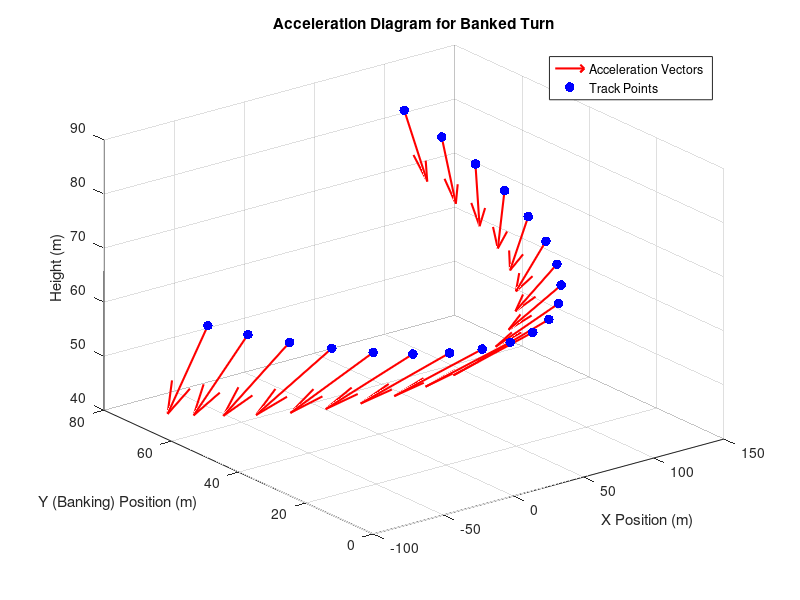

Here is the MATLAB script that generated this plot:
clear; clc; close all;

g = 9.81;  
h0 = 125;  
R_banked = 70;  

x_end = 20;  
y_end = 0;  
z_end = 85;  
v_end = sqrt(2 * g * (h0 - z_end));  

n_points = 20;  % Fewer points for clearer vectors
s = linspace(0, pi * R_banked, n_points);  
h = linspace(z_end, z_end - 30, n_points);  

v = sqrt(v_end^2 + 2 * g * (z_end - h));  

a_c = v.^2 / R_banked;  % Centripetal acceleration
a_g = g * ones(size(s)); % Gravitational acceleration

angle_offset = -pi/2;  
angle = linspace(angle_offset, pi + angle_offset, n_points);  

x = x_end - R_banked * sin(angle);  
y = y_end + R_banked * (1 - cos(angle));  
z = h;  

figure;
hold on;
quiver3(x, y, z, -a_c .* sin(angle), a_c .* cos(angle), -a_g, 'r', 'LineWidth', 1.5);  
scatter3(x, y, z, 50, 'b', 'filled');  
xlabel('X Position (m)');
ylabel('Y (Banking) Position (m)');
zlabel('Height (m)');
title('Acceleration Diagram for Banked Turn');
grid on;
view(3);
legend('Acceleration Vectors', 'Track Points');
